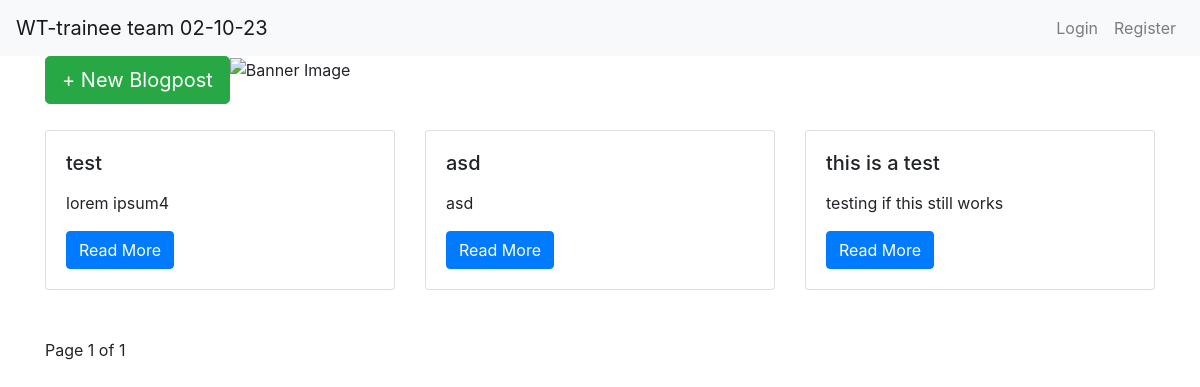
The app's page /, older data.
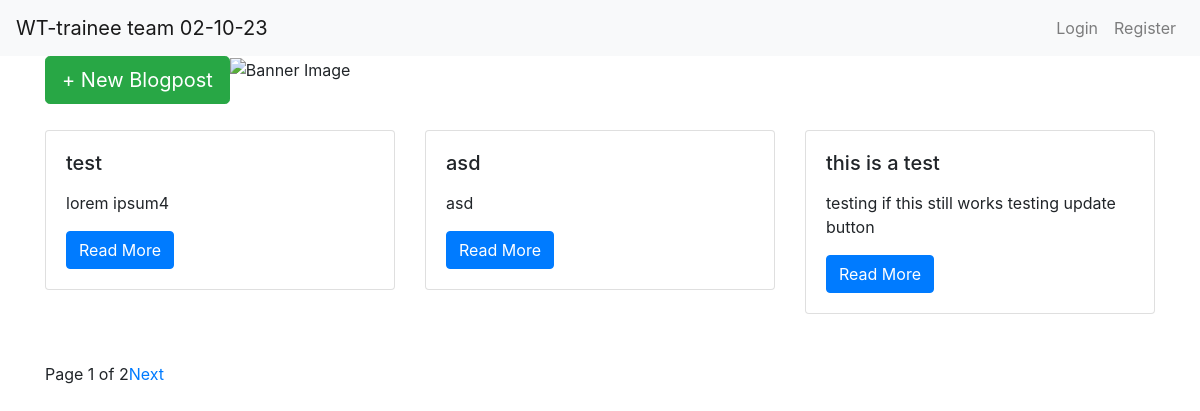
The same page, newer data.
### blog/models.py (models this page shows)
class BlogPost(models.Model):
    profile = models.ForeignKey(Profile, on_delete=models.CASCADE, related_name='blogposts')
    title=models.CharField(max_length=100)
    content = models.TextField()

### blog/views.py (the view)
# urls.py: path('', HomePageView.as_view(), name='homepage'),
class HomePageView(ListView):
    model = BlogPost
    template_name = 'home/index.html'
    context_object_name = 'posts'
    paginate_by = 3
    def get_queryset(self):
        return BlogPost.objects.all()

### blog/context_processor.py (called while the page is built)
def profile_picture(request):
    if request.user.is_authenticated:
        profile = request.user.profile
        return {'profile': profile}
    return {}

### blog/templates/home/index.html (shortened to what this page needs)
{% extends '../base.html' %}
{% block content %}
    <div class="container">
        <img src="https://media.licdn.com/dms/image/D4E22AQHHgEIORT5JOg/feedshare-shrink_1280/0/1696856263932?e=1700092800&v=beta&t=A84gGg9GH3jctRnZSxjJ9BiswsBQG49D1wBrXbJvNcw" class="img-fluid banner-img" alt="Banner Image">
        <a href="{% url 'create_class' %}" class="btn btn-success btn-lg float-left">+ New Blogpost</a>
        <div class="row my-5">
            {% for post in page_obj %}
            <div class="col-md-4">
                <div class="card">
                    <div class="card-body">
                        <h5 class="card-title">{{ post.title }}</h5>
                        <p class="card-text">{{ post.content }}</p>
                        <a href="{% url 'blog_detail' post.id %}" class="btn btn-primary">Read More</a>
                    </div>
                </div>
            </div>
            {% endfor %}
        </div>
        <div class="pagination">
            <span class="current-page">Page {{ page_obj.number }} of {{ page_obj.paginator.num_pages }}</span>
            {% if page_obj.has_next %}
                <a href="?page={{ page_obj.next_page_number }}"> Next</a>
            {% endif %}
        </div>
    </div>
{% endblock %}

Row changes from the older to the newer data that the page shows:
changed BlogPost "this is a test": content "testing if this still works" → "testing if this still works testing update button"
Text that changed along with them:
{{ page_obj.paginator.num_pages }}: "1" → "2"
text now shown: "Next"
